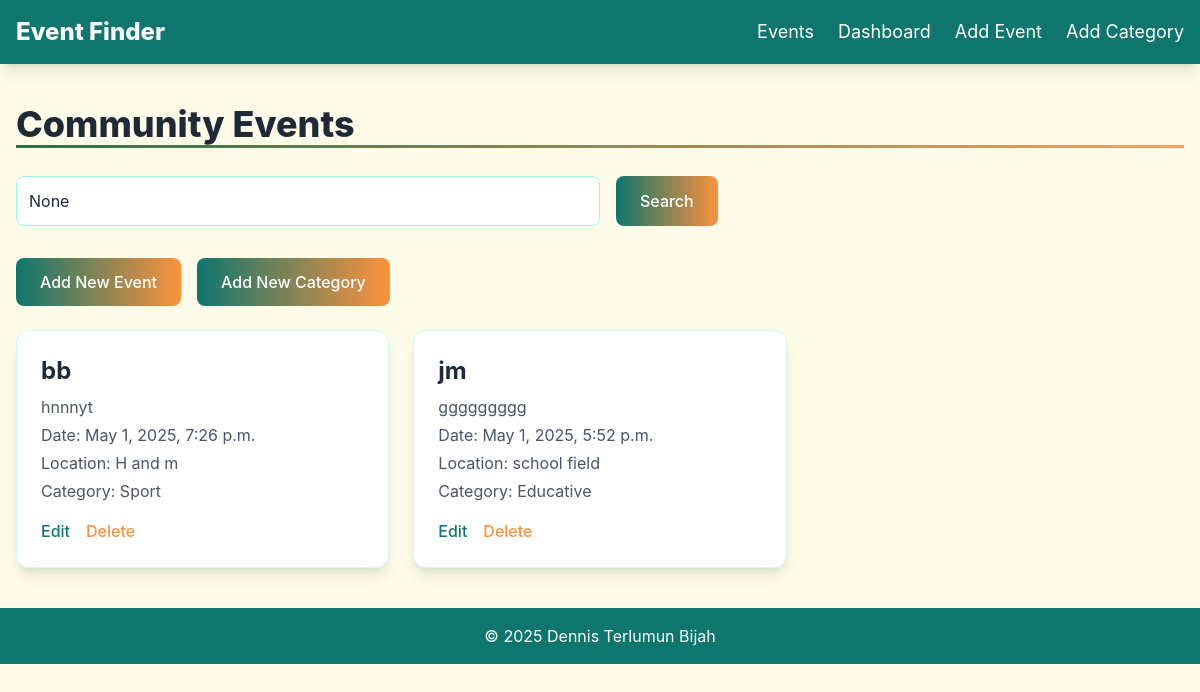
Before: / with the older database file.
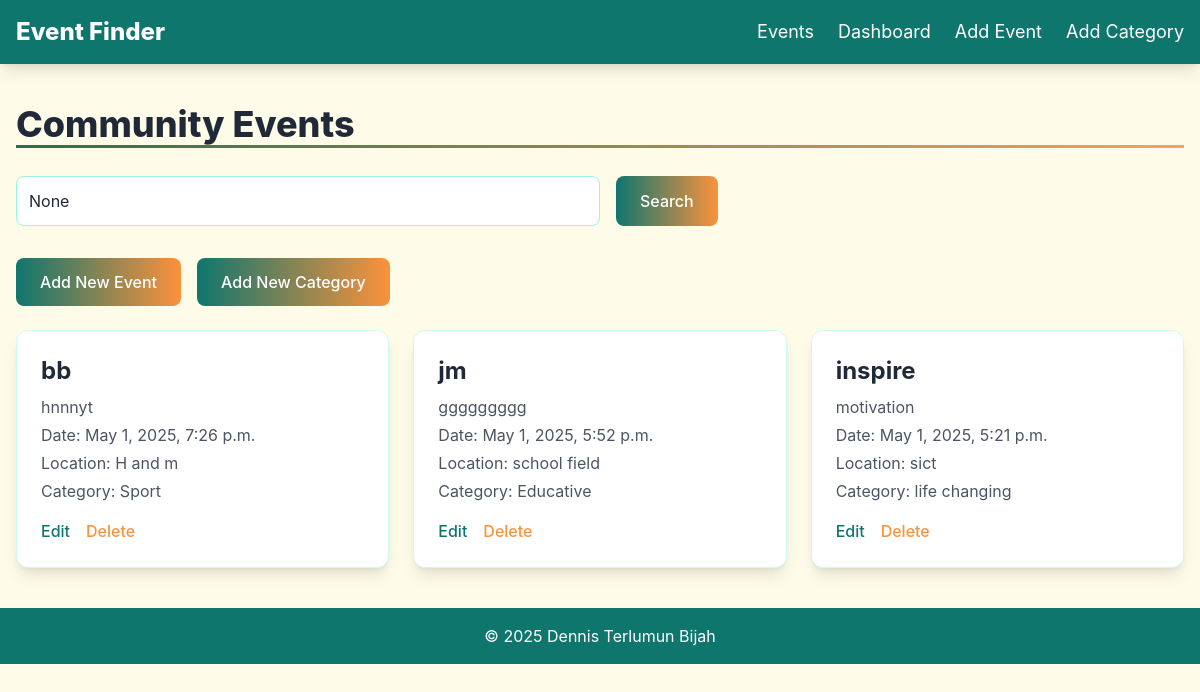
After: the same page with the newer database file.
### events/models.py (models this page shows, shortened)
class Event(models.Model):
    title = models.CharField(max_length=100)
    description = models.TextField()
    date = models.DateTimeField()
    location = models.CharField(max_length=200)
    category = models.ForeignKey(Category, on_delete=models.CASCADE)
    created_at = models.DateTimeField(auto_now_add=True)

class Category(models.Model):
    name = models.CharField(max_length=50, unique=True)

### events/views.py (the view, shortened to what this page needs)
# urls.py: path('', views.event_list, name='event_list'),
def event_list(request):
    query = request.GET.get('q')
    events = Event.objects.all().order_by('-date')
    return render(request, 'events/event_list.html', {'events': events, 'query': query})

### templates/events/event_list.html (shortened to what this page needs)
{% extends 'events/base.html' %}
{% block content %}
<h2 class="text-3xl md:text-4xl font-extrabold text-gray-800 section-heading mb-8">Community Events</h2>
<form method="get" class="mb-8">
    <div class="flex flex-col sm:flex-row gap-4">
        <input type="text" name="q" value="{{ query }}" placeholder="Search events..." class="w-full sm:w-1/2 p-3 border border-teal-200 rounded-lg text-base focus:outline-none focus:ring-2 focus:ring-teal-700">
        <button type="submit" class="bg-gradient-to-r from-teal-700 to-orange-400 text-white px-6 py-3 rounded-lg font-medium hover:from-teal-800 hover:to-orange-500 transition-all duration-300">Search</button>
    </div>
</form>
<div class="mb-6 flex gap-4">
    <a href="{% url 'event_create' %}" class="bg-gradient-to-r from-teal-700 to-orange-400 text-white px-6 py-3 rounded-lg font-medium hover:from-teal-800 hover:to-orange-500 transition-all duration-300">Add New Event</a>
    <a href="{% url 'category_create' %}" class="bg-gradient-to-r from-teal-700 to-orange-400 text-white px-6 py-3 rounded-lg font-medium hover:from-teal-800 hover:to-orange-500 transition-all duration-300">Add New Category</a>
</div>
<div class="grid grid-cols-1 sm:grid-cols-2 lg:grid-cols-3 gap-6">
    {% for event in events %}
        <div class="bg-white p-6 rounded-xl shadow-lg hover:shadow-xl transition-shadow duration-300 border border-teal-100 hover:scale-105">
            <h3 class="text-xl md:text-2xl font-bold text-gray-800">{{ event.title }}</h3>
            <p class="text-gray-600 text-base mt-2">{{ event.description|truncatewords:20 }}</p>
            <p class="text-gray-600 text-base mt-1">Date: {{ event.date }}</p>
            <p class="text-gray-600 text-base mt-1">Location: {{ event.location }}</p>
            <p class="text-gray-600 text-base mt-1">Category: {{ event.category.name }}</p>
            <div class="mt-4 flex gap-4">
                <a href="{% url 'event_edit' event.pk %}" class="text-teal-700 hover:text-teal-800 font-medium transition-colors duration-200">Edit</a>
                <a href="{% url 'event_delete' event.pk %}" class="text-orange-400 hover:text-orange-500 font-medium transition-colors duration-200">Delete</a>
            </div>
        </div>
    {% empty %}
        <p class="text-gray-600 text-base md:text-lg">No events found. Try adding some!</p>
    {% endfor %}
</div>
{% endblock %}

### templates/events/base.html (shortened to what this page needs)
<!DOCTYPE html>
<html lang="en">
<head>
    <script src="https://cdn.tailwindcss.com"></script>
</head>
<body class="bg-yellow-50 text-gray-800">
    <nav class="bg-teal-700 shadow-lg sticky top-0">
        <div class="max-w-7xl mx-auto px-4 py-4 flex justify-between items-center">
            <h1 class="text-xl md:text-2xl font-extrabold text-white">Event Finder</h1>
            <ul class="flex space-x-6">
                <li><a href="{% url 'event_list' %}" class="nav-link text-white text-base md:text-lg">Events</a></li>
                <li><a href="{% url 'dashboard' %}" class="nav-link text-white text-base md:text-lg">Dashboard</a></li>
                <li><a href="{% url 'event_create' %}" class="nav-link text-white text-base md:text-lg">Add Event</a></li>
                <li><a href="{% url 'category_create' %}" class="nav-link text-white text-base md:text-lg">Add Category</a></li>
            </ul>
        </div>
    </nav>
    <main class="max-w-7xl mx-auto px-4 py-8 md:py-10">
        {% block content %}
        {% endblock %}
    </main>
    <footer class="bg-teal-700 text-white text-center py-4">
        <p class="text-sm md:text-base">© 2025 Dennis Terlumun Bijah</p>
    </footer>
</body>
</html>

### templates/events/base.html (style rules this page uses)
body { font-family: 'Inter', sans-serif; }
.nav-link { transition: color 0.3s ease, transform 0.3s ease; }
.section-heading { position: relative; }
.section-heading::after { content: ''; position: absolute; bottom: -4px; left: 0; width: 100%; height: 3px; background: linear-gradient(to right, #2C6E49, #F4A261); }

Changed rows visible on the page:
added Event: title "inspire", description "motivation", date "May 1, 2025, 5:21 p.m.", location "sict", category.name "life changing"
